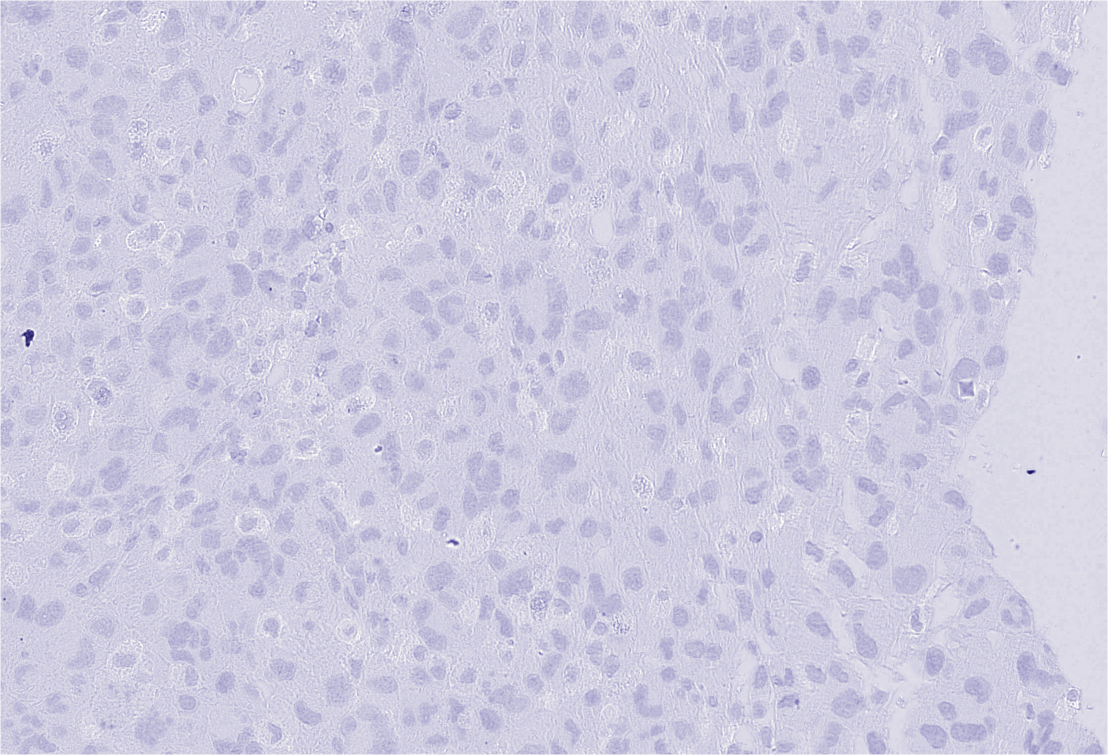
#> input picture Colour_Normalisation/Colour Normalised/07-299.1_section1/image1_H.png, 2216 x 1510 px (shown at 1/2 size)
$ python normalizeStaining_SH.py --imageFile 'Colour Normalised/07-299.1_section1/image1_H.png'   (older library calls are emulated)
#> lines starting #> are read from the running program, lines starting #| are printed output that depends on the picture; long printed decimals are rounded
#> further down, img is the input picture: shape (1510, 2216, 3); mean R, G, B 206, 203.7, 223.9
# Addapted from https://github.com/schaugf/HEnorm_python to determine the OD vectors for three stains:
# 1. Haematoxylin (H) - blue
# 2. Red (R) - Alkaline Phosphatase
# 3. DAB (D) - brown

import argparse
import numpy as np
from PIL import Image

Image.MAX_IMAGE_PIXELS = 11135877120


def normalizeStaining(img, saveFile=None, Io=240, alpha=1, beta=0.15):
    ''' Normalize staining appearence of H&E stained images

    Example use:
        see test.py

    Input:
        I: RGB input image
        Io: (optional) transmitted light intensity

    Output:
        Inorm: normalized image
        H: hematoxylin image
        R: red image
        D: DAB image

    Reference:
        A method for normalizing histology slides for quantitative analysis. M.
        Macenko et al., ISBI 2009
    '''
#> called with saveFile = 'output', Io = 240, alpha = 1, beta = 0.15


    # Haematoxylin, Red, DAB reference (where Red is Alkaline Phosphatase)
    # Stain OD  reference matrix, used to artificially colour the output images
    HRDref = np.array([[0.651, 0.185, 0.269],
                      [0.701, 0.78, 0.568],
                      [0.29, 0.598, 0.778]])


    # Reference stain concentrations - determines intensity of colour in output images
    maxCRef = np.array([0.5, 1.0308, 0.5])

    # define height and width of image
    h, w, c = img.shape

    # reshape image
    img = img.reshape((-1,3))

    # calculate optical density
    OD = -np.log((img.astype(np.float)+1)/Io)

    # remove transparent pixels
    ODhat = OD[~np.any(OD<beta, axis=1)]

    # compute eigenvectors
    eigvals, eigvecs = np.linalg.eigh(np.cov(ODhat.T))
#> eigvals = [2.12e-06, 4.97e-06, 0.083]; eigvecs = [[-0.104, -0.752, -0.651], [-0.297, 0.648, -0.701], [0.949, 0.121, -0.291]]

    print("EIGENVALS = " + str(eigvals))
#| EIGENVALS = [2.11989215e-06 4.97466136e-06 8.29802757e-02]
    print("Eigen vector 1 = " + str(eigvecs[:, 0]))
#| Eigen vector 1 = [-0.1039 -0.2973  0.9491 ]
    print("Eigen vector 2 = " + str(eigvecs[:, 1]))
#| Eigen vector 2 = [-0.7517  0.6484  0.1208]
    print("Eigen vecotr 3 = " + str(eigvecs[:, 2]))
#| Eigen vecotr 3 = [-0.6513 -0.7009 -0.2908]

    #eigvecs *= -1

    # project on the plane spanned by the eigenvectors corresponding to the two
    # largest eigenvalues
    That = ODhat.dot(eigvecs[:,1:3])
#> That = 20416 pairs, first value -0.0273 to 0.0287, second value -4.38 to -0.524

    phi = np.arctan2(That[:,1],That[:,0])

    minPhi = np.percentile(phi, alpha)
#> minPhi = -1.58
    maxPhi = np.percentile(phi, 100-alpha)
#> maxPhi = -1.57

    vMin = eigvecs[:,1:3].dot(np.array([(np.cos(minPhi), np.sin(minPhi))]).T)
#> vMin = [0.656, 0.697, 0.29]
    vMax = eigvecs[:,1:3].dot(np.array([(np.cos(maxPhi), np.sin(maxPhi))]).T)
#> vMax = [0.647, 0.704, 0.291]

    # project on the plane spanned by the eigenvectors corresponding to the smallest
    # and largest eigenvalues (determine thrid OD vector - residual)
    That2 = ODhat.dot(eigvecs[:,(0,2)])
#> That2 = 20416 pairs, first value -0.00974 to 0.0107, second value -4.38 to -0.524

    phi2 = np.arctan2(That2[:,1],That2[:,0])

    minPhi2 = np.percentile(phi2, alpha)
#> minPhi2 = -1.58
    maxPhi2 = np.percentile(phi2, 100-alpha)
#> maxPhi2 = -1.57

    vMin2 = eigvecs[:,(0,2)].dot(np.array([(np.cos(minPhi2), np.sin(minPhi2))]).T)
#> vMin2 = [0.652, 0.703, 0.285]
    vMax2 = eigvecs[:,(0,2)].dot(np.array([(np.cos(maxPhi2), np.sin(maxPhi2))]).T)
#> vMax2 = [0.651, 0.7, 0.293]


    # a heuristic to assign the above determined OD vectors to the correct stain/colour
    # Use the R channel to assign haematoxylin [0]
    if (vMin[0] > vMax[0]) and (vMin[0] > vMin2[0]) and (vMin[0] > vMax2[0]):
        H = vMin[:,0]
#> H = [0.656, 0.697, 0.29]
        print(H)
#| [0.6558 0.697 0.2901]
    elif (vMax[0] > vMin[0]) and (vMax[0] > vMin2[0]) and (vMax[0] > vMax2[0]):
        H = vMax[:,0]
        print(H)
    elif (vMin2[0] > vMin[0]) and (vMin2[0] > vMax[0]) and (vMin2[0] > vMax2[0]):
        H = vMin2[:,0]
        print(H)
    else:
        H = vMax2[:,0]
        print(H)

    # Use the G channel to assign the red stain [1]
    if (vMin[1] > vMax[1]) and (vMin[1] > vMin2[1]) and (vMin[1] > vMax2[1]):
        R = vMin[:,0]
        print(R)
    elif (vMax[1] > vMin[1]) and (vMax[1] > vMin2[1]) and (vMax[1] > vMax2[1]):
        R = vMax[:,0]
#> R = [0.647, 0.704, 0.291]
        print(R)
#| [0.6474 0.7042 0.2914]
    elif (vMin2[1] > vMin[1]) and (vMin2[1] > vMax[1]) and (vMin2[1] > vMax2[1]):
        R = vMin2[:,0]
        print(R)
    else:
        R = vMax2[:,0]
        print(R)

    # Use the B channel to assign DAB [2]
    if (vMin[2] > vMax[2]) and (vMin[2] > vMin2[2]) and (vMin[2] > vMax2[2]):
        D = vMin[:,0]
        print(D)
    elif (vMax[2] > vMin[2]) and (vMax[2] > vMin2[2]) and (vMax[2] > vMax2[2]):
        D = vMax[:,0]
        print(D)
    elif (vMin2[2] > vMin[2]) and (vMin2[2] > vMax[2]) and (vMin2[2] > vMax2[2]):
        D = vMin2[:,0]
        print(D)
    else:
        D = vMax2[:,0]
#> D = [0.651, 0.7, 0.293]
        print(D)
#| [0.6511 0.7002 0.2929]

    # Stain OD vectors used to deconvolute image
    HRD = np.array((H, R, D)).T
#> HRD = [[0.656, 0.647, 0.651], [0.697, 0.704, 0.7], [0.29, 0.291, 0.293]]
    print(HRD)
#| [[0.6558 0.6474 0.6511]
#|  [0.697 0.7042 0.7002]
#|  [0.2901 0.2914 0.2929]]

    # rows correspond to channels (RGB), columns to OD values
    Y = np.reshape(OD, (-1, 3)).T

    # determine concentrations of the individual stains (same as scikit-image separate_stains method)
    # Stain separation - Colour deconvolution
    C = np.linalg.lstsq(HRD,Y, rcond=None)[0]

    # normalize stain concentrations
    maxC = np.array([np.percentile(C[0,:], 99), np.percentile(C[1,:],99), np.percentile(C[2,:], 99)])
#> maxC = [1.01, 1.24, 0.494]
    tmp = np.divide(maxC,maxCRef)
#> tmp = [2.02, 1.21, 0.987]
    C2 = np.divide(C,tmp[:, np.newaxis])

    # recreate the image using reference mixing matrix - atrificially colour the output images
    Inorm = np.multiply(Io, np.exp(-HRDref.dot(C2)))
    Inorm[Inorm>255] = 254
    Inorm = np.reshape(Inorm.T, (h, w, 3)).astype(np.uint8)
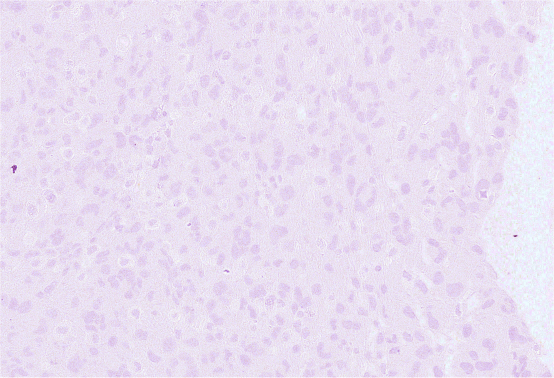
#> Inorm: shape (1510, 2216, 3) (shown at 1/4 size); mean of channels 0, 1, 2 232.8, 222.6, 240.8; drawn as R, G, B

    # unmix hematoxylin, red and DAB (use reference to artificially colur the output images)
    H = np.multiply(Io, np.exp(np.expand_dims(-HRDref[:,0], axis=1).dot(np.expand_dims(C2[0,:], axis=0))))
    H[H>255] = 254
    H = np.reshape(H.T, (h, w, 3)).astype(np.uint8)
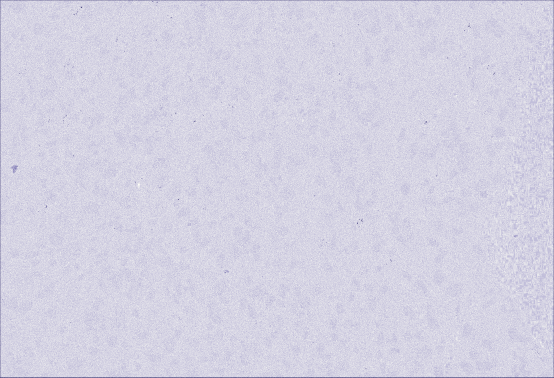
#> H: shape (1510, 2216, 3) (shown at 1/4 size); mean of channels 0, 1, 2 212, 210, 226.5; drawn as R, G, B

    R = np.multiply(Io, np.exp(np.expand_dims(-HRDref[:,1], axis=1).dot(np.expand_dims(C2[1,:], axis=0))))
    R[R>255] = 254
    R = np.reshape(R.T, (h, w, 3)).astype(np.uint8)
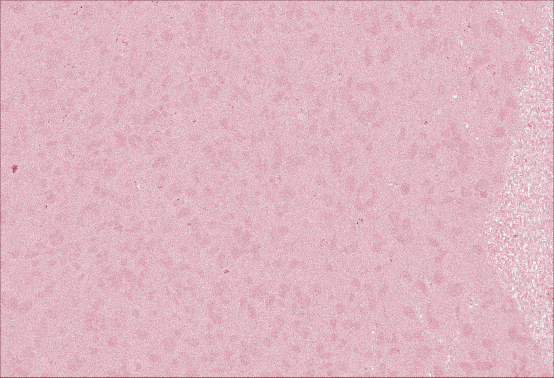
#> R: shape (1510, 2216, 3) (shown at 1/4 size); mean of channels 0, 1, 2 223.7, 182.6, 193.9; drawn as R, G, B

    D = np.multiply(Io, np.exp(np.expand_dims(-HRDref[:,2], axis=1).dot(np.expand_dims(C2[2,:], axis=0))))
    D[D>255] = 254
    D = np.reshape(D.T, (h, w, 3)).astype(np.uint8)
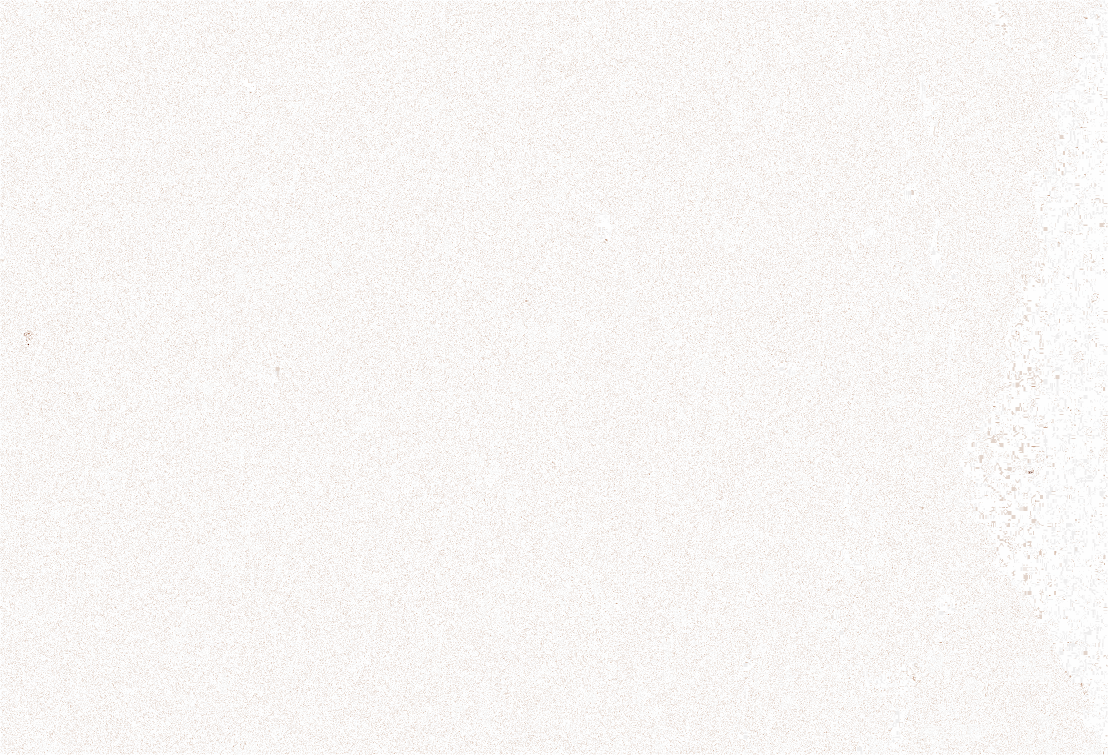
#> D: shape (1510, 2216, 3) (shown at 1/2 size); mean of channels 0, 1, 2 247.7, 245.4, 243.8; drawn as R, G, B

    if saveFile is not None:
        Image.fromarray(Inorm).save(saveFile+'.png')
        Image.fromarray(H).save(saveFile+'_H.png')
        Image.fromarray(R).save(saveFile+'_R.png')
        Image.fromarray(D).save(saveFile+'_D.png')

    return Inorm, H, R, D


if __name__=='__main__':

    parser = argparse.ArgumentParser()
    parser.add_argument('--imageFile', type=str, default='example1.tif', help='RGB image file')
    parser.add_argument('--saveFile', type=str, default='output', help='save file')
    parser.add_argument('--Io', type=int, default=240)
    parser.add_argument('--alpha', type=float, default=1)
    parser.add_argument('--beta', type=float, default=0.15)
    args = parser.parse_args()

    img = np.array(Image.open(args.imageFile))

    normalizeStaining(img = img,
                      saveFile = args.saveFile,
                      Io = args.Io,
                      alpha = args.alpha,
                      beta = args.beta)

$ run again, on Colour_Normalisation/Colour Normalised/09.679.1_CV/imageCV.png
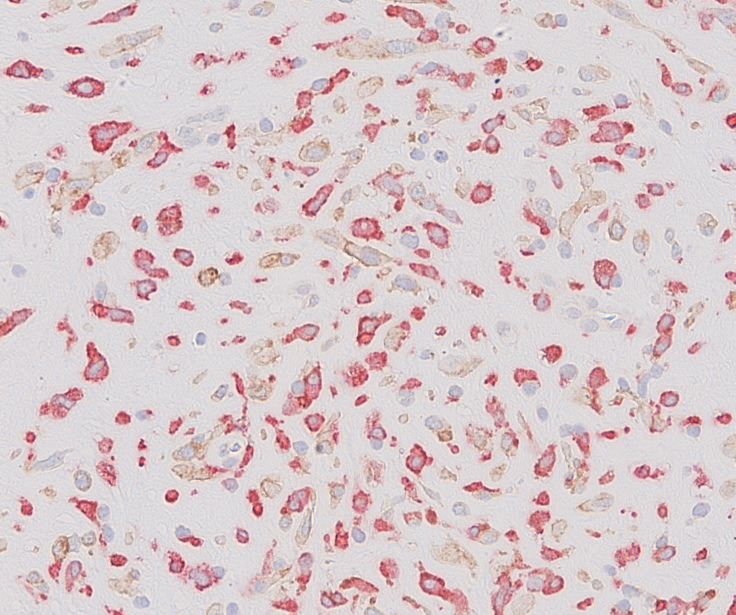
#> input picture Colour_Normalisation/Colour Normalised/09.679.1_CV/imageCV.png, 1471 x 1229 px (shown at 1/2 size)
#> img is the input picture: shape (1229, 1471, 3); mean R, G, B 216.2, 201.2, 203.7
#> eigvals = [0.00174, 0.0088, 0.136]; eigvecs = [[0.378, -0.9, -0.217], [-0.623, -0.0737, -0.779], [0.685, 0.429, -0.588]]
#| EIGENVALS = [0.001744 0.008799 0.136]
#| Eigen vector 1 = [ 0.3779 -0.6228  0.6851]
#| Eigen vector 2 = [-0.9001 -0.07375  0.4294]
#| Eigen vecotr 3 = [-0.2169 -0.7789 -0.5885]
#> That = 262534 pairs, first value -1.2 to 0.266, second value -2.44 to -0.248
#> minPhi = -2.08
#> maxPhi = -1.48
#> vMin = [0.631, 0.715, 0.302]
#> vMax = [0.134, 0.769, 0.625]
#> That2 = 262534 pairs, first value -0.0698 to 0.405, second value -2.44 to -0.248
#> minPhi2 = -1.58
#> maxPhi2 = -1.31
#> vMin2 = [0.214, 0.784, 0.583]
#> vMax2 = [0.308, 0.59, 0.747]
#> in normalizeStaining, `H = vMin[:,0]`: H = [0.631, 0.715, 0.302]
#| [0.6311 0.7147 0.3016]
#> in normalizeStaining, `R = vMin2[:,0]`: R = [0.214, 0.784, 0.583]
#| [0.2138 0.7841 0.5827]
#> in normalizeStaining, `D = vMax2[:,0]`: D = [0.308, 0.59, 0.747]
#| [0.3078 0.5898 0.7465]
#> HRD = [[0.631, 0.214, 0.308], [0.715, 0.784, 0.59], [0.302, 0.583, 0.747]]
#| [[0.6311 0.2138 0.3078]
#|  [0.7147 0.7841 0.5898]
#|  [0.3016 0.5827 0.7465]]
#> maxC = [0.48, 1.07, 0.541]
#> tmp = [0.961, 1.04, 1.08]
#> in normalizeStaining, `R = np.reshape(R.T, (h, w, 3)).astype(np.uint8)`:
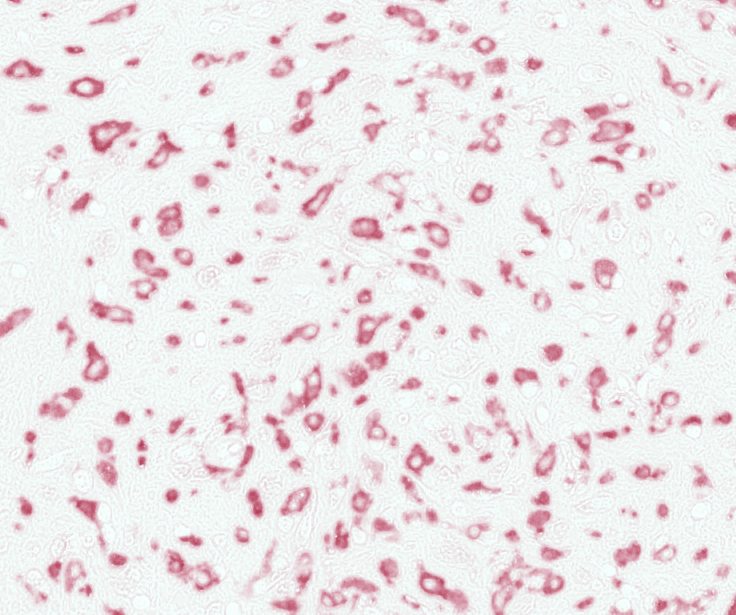
#> R: shape (1229, 1471, 3) (shown at 1/2 size); mean of channels 0, 1, 2 237.1, 231, 232.8; drawn as R, G, B
#> in normalizeStaining, `D = np.reshape(D.T, (h, w, 3)).astype(np.uint8)`:
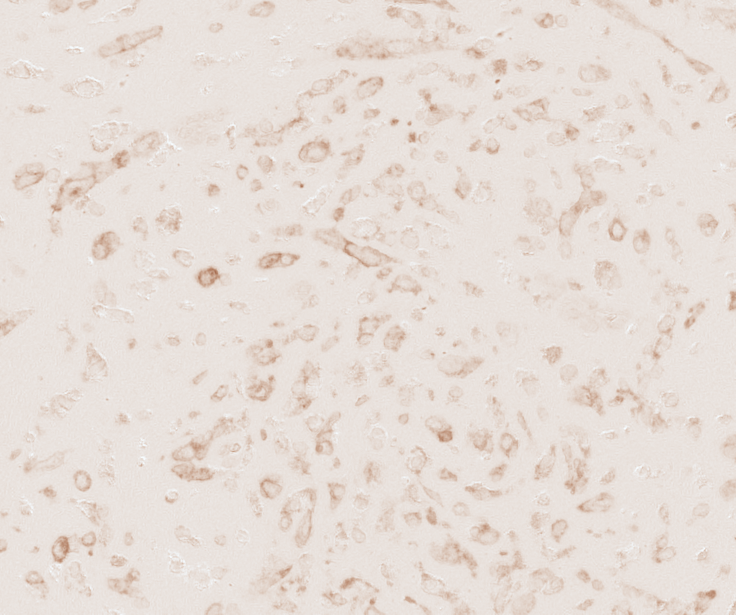
#> D: shape (1229, 1471, 3) (shown at 1/2 size); mean of channels 0, 1, 2 230.6, 221.3, 215.1; drawn as R, G, B

$ run again, on Colour_Normalisation/Colour Normalised/09.679.1_CV/imageCV_D.png
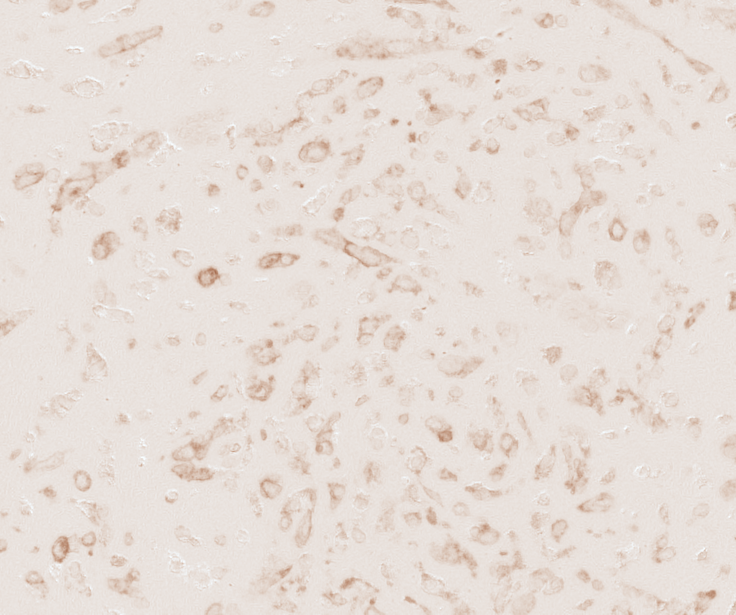
#> input picture Colour_Normalisation/Colour Normalised/09.679.1_CV/imageCV_D.png, 1471 x 1229 px (shown at 1/2 size)
#> img is the input picture: shape (1229, 1471, 3); mean R, G, B 230.6, 221.2, 215
#> eigvals = [2.14e-06, 3.61e-06, 0.0125]; eigvecs = [[-0.957, -0.111, -0.269], [0.25, -0.784, -0.568], [0.147, 0.611, -0.778]]
#| EIGENVALS = [2.14436166e-06 3.61439480e-06 1.25038723e-02]
#| Eigen vector 1 = [-0.9568  0.2504  0.1475  ]
#| Eigen vector 2 = [-0.111 -0.7838  0.611]
#| Eigen vecotr 3 = [-0.2686 -0.5683 -0.7777 ]
#> That = 10110 pairs, first value -0.00472 to 0.00611, second value -1.42 to -0.564
#> phi = 10110 values, max -1.56 at index 79, min -1.58 at index 825, mean -1.57
#> minPhi = -1.58
#> maxPhi = -1.56
#> vMin = [0.269, 0.572, 0.775]
#> vMax = [0.268, 0.563, 0.782]
#> That2 = 10110 pairs, first value -0.00339 to 0.00426, second value -1.42 to -0.564
#> phi2 = 10110 values, max -1.56 at index 58, min -1.58 at index 12, mean -1.57
#> minPhi2 = -1.57
#> maxPhi2 = -1.56
#> vMin2 = [0.271, 0.568, 0.777]
#> vMax2 = [0.263, 0.57, 0.779]
#> in normalizeStaining, `H = vMin2[:,0]`: H = [0.271, 0.568, 0.777]
#| [0.2713 0.5676 0.7773]
#> in normalizeStaining, `R = vMin[:,0]`: R = [0.269, 0.572, 0.775]
#| [0.2691 0.5717 0.775]
#> in normalizeStaining, `D = vMax[:,0]`: D = [0.268, 0.563, 0.782]
#| [0.2678 0.5628 0.782]
#> HRD = [[0.271, 0.269, 0.268], [0.568, 0.572, 0.563], [0.777, 0.775, 0.782]]
#| [[0.2713 0.2691 0.2678]
#|  [0.5676 0.5717 0.5628]
#|  [0.7773 0.775 0.782]]
#> maxC = [0.431, 0.839, 0.683]
#> tmp = [0.862, 0.814, 1.37]
#> in normalizeStaining, `R = np.reshape(R.T, (h, w, 3)).astype(np.uint8)`:
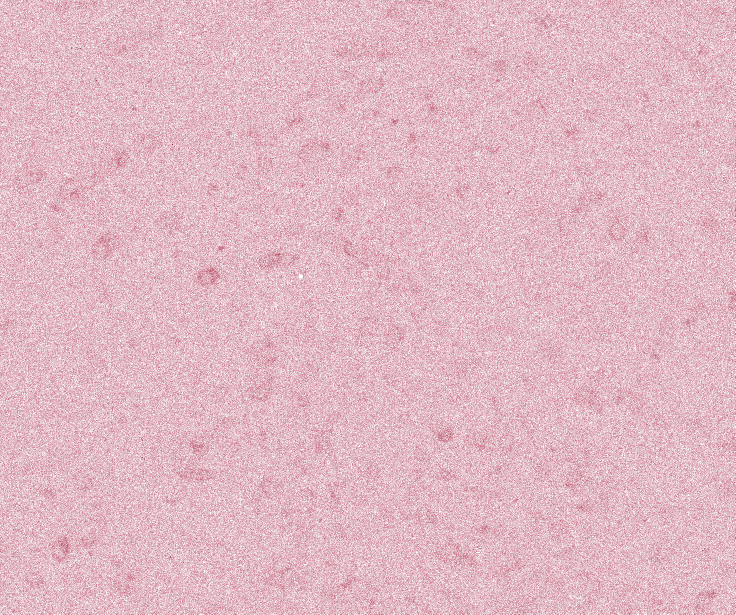
#> R: shape (1229, 1471, 3) (shown at 1/2 size); mean of channels 0, 1, 2 225.6, 184.8, 195.9; drawn as R, G, B
#> in normalizeStaining, `D = np.reshape(D.T, (h, w, 3)).astype(np.uint8)`:
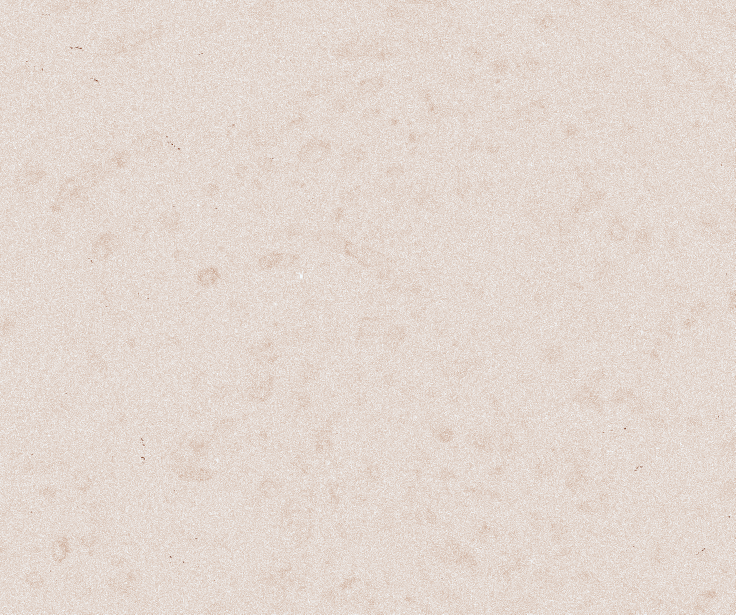
#> D: shape (1229, 1471, 3) (shown at 1/2 size); mean of channels 0, 1, 2 227.7, 215.7, 207.9; drawn as R, G, B
